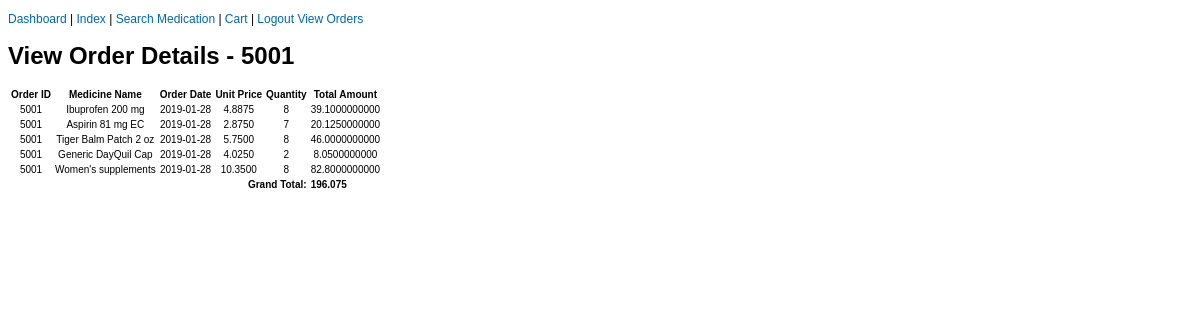
The app's page /php/viewOrderDetail.php?orderid=5001 (signed in) with its own data.
### tables this page shows
CREATE TABLE IF NOT EXISTS ORDERS(
    order_id INT NOT NULL AUTO_INCREMENT,
    total_amt NUMERIC(20, 10) NOT NULL,
    order_date DATE NOT NULL,
    cust_id INT NOT NULL,
    store_id INT NOT NULL,
    PRIMARY KEY(order_id),
    CONSTRAINT Cust_Orders FOREIGN KEY(cust_id) REFERENCES CUSTOMERS(cust_id),
    CONSTRAINT Store_Cust_Orders FOREIGN KEY(store_id) REFERENCES STORE(store_id)
);

CREATE TABLE IF NOT EXISTS MEDICINE(
    medicine_id INT NOT NULL AUTO_INCREMENT,
    medicine_name VARCHAR(255) NOT NULL,
    medicine_desc VARCHAR(255) NOT NULL,
    PRIMARY KEY(medicine_id)
);

CREATE TABLE IF NOT EXISTS ORDER_ITEMS(
    order_id INT NOT NULL,
    medicine_id INT NOT NULL,
    stock_id INT NOT NULL,
    unit_selling_price NUMERIC(7, 4) NOT NULL DEFAULT 0,
    quantity INT NOT NULL DEFAULT 0,
    total_amt NUMERIC(20, 10) NOT NULL DEFAULT 0,
    PRIMARY KEY(
        order_id,
        medicine_id,
        stock_id
    ),
    CONSTRAINT Medicine_order_items FOREIGN KEY(medicine_id) REFERENCES HAS_STORE_STOCK(medicine_id),
    CONSTRAINT Order_Items_Stock FOREIGN KEY(stock_id) REFERENCES STOCK(stock_id),
    CONSTRAINT Orders_order_items FOREIGN KEY(order_id) REFERENCES ORDERS(order_id)
);

### php/viewOrderDetail.php (the view, shortened to what this page needs)
<?php
include("includes.php");
$orderid = intval($_GET['orderid']);
$orderTotal=0;
if ($_SESSION['role'] == "S" || $_SESSION['role'] == "M") {
    $query="select orders.order_id ,medicine.medicine_name ,orders.order_date ,order_items.stock_id, order_items.unit_selling_price ,order_items.quantity ,order_items.total_amt FROM orders, medicine, order_items WHERE order_items.order_id=orders.order_id and medicine.medicine_id=order_items.medicine_id and orders.order_id= ".$orderid.";";
}
else {
    $query="select orders.order_id ,medicine.medicine_name ,orders.order_date ,order_items.unit_selling_price ,order_items.quantity ,order_items.total_amt FROM orders, medicine, order_items WHERE order_items.order_id=orders.order_id and medicine.medicine_id=order_items.medicine_id and orders.order_id =".$orderid.";";
}
?>
<!DOCTYPE html>
<html>
    <head>
        <link rel="stylesheet" href="../css/style.css" />
    </head>
    <body>
        <div class="form">
            <?php include("nav_menu.php"); ?>
                <div>
                    <h1> View Order Details - <?php echo $orderid ?></h1>
                    <div>
                    <table>
                        <thead>
                            <tr>
                                <th><strong>Order ID</strong></th>
                                <th><strong>Medicine Name</strong></th>
                                <th><strong>Order Date</strong></th>
                                <th><strong>Unit Price</strong></th>
                                <th><strong>Quantity</strong></th>
                                <th><strong>Total Amount</strong></th>
                            </tr>
                        </thead>
                        <tbody>
                            <?php
                                $result = mysqli_query($con, $query);
                                while($row = mysqli_fetch_assoc($result)) {
                            ?>
                            <tr>
                                <td align="center">
                                    <?php echo $row["order_id"];?>
                                </td>
                                <td align="center">
                                    <?php echo $row["medicine_name"];?>
                                </td>
                                <td align="center">
                                    <?php echo $row["order_date"];?>
                                </td>
                                <td align="center">
                                    <?php echo $row["unit_selling_price"];?>
                                </td>
                                <td align="center">
                                    <?php echo $row["quantity"];?>
                                </td>
                                <td align="center">
                                    <?php echo $row["total_amt"];?>
                                </td>
                            </tr>
                            <?php $orderTotal = $orderTotal + $row["total_amt"]; } ?>
                            <tr>
                                <td colspan="5" align="right">
                                    <strong> Grand Total:    </strong>
                                </td>
                                <td>
                                    <strong> <?php echo $orderTotal ?> </strong>
                                </td>
                            </tr>
                        </tbody>
                    </table>
                </div>
                    <br />
                    <br />
                    <br />
                    <br />
                </div>
        </div>
    </body>
</html>

### css/style.css (style rules this page uses)
body { font-family: Arial, Sans-Serif; }
table { font-size: smaller; }
.form { width: 1000px; align: center; font-size: 12px; }

### records on screen
orders: order_id "5001", medicine.medicine_name "Ibuprofen 200 mg", order_date "2019-01-28", order_items.unit_selling_price "4.8875", order_items.quantity "8", order_items.total_amt "39.1000000000", medicine.medicine_name "Aspirin 81 mg EC", order_items.unit_selling_price "2.8750", order_items.quantity "7", order_items.total_amt "20.1250000000", medicine.medicine_name "Tiger Balm Patch 2 oz", order_items.unit_selling_price "5.7500", order_items.total_amt "46.0000000000", medicine.medicine_name "Generic DayQuil Cap", order_items.unit_selling_price "4.0250", order_items.quantity "2", order_items.total_amt "8.0500000000", medicine.medicine_name "Women's supplements", order_items.unit_selling_price "10.3500", order_items.total_amt "82.8000000000"

### other values on screen
$orderid "5001"
$orderTotal "196.075"
